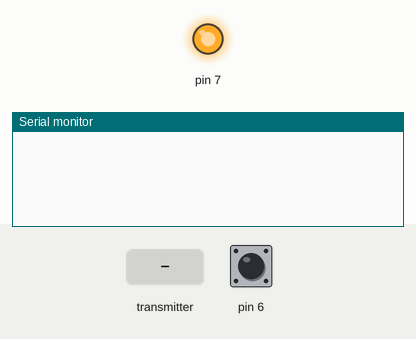
Simulated run of this sketch. Board: Arduino Uno, built with avr-gcc and run on an emulated ATmega328P. On the bench: output pins drawn as LEDs (lit = HIGH), the last lines printed to the serial monitor. The inputs (shaded band) are chosen by the test bench; at power-on: pin 6 LOW. No radio packets arrive unless stated.

Above: at 1.2 s.
1.3 s: the transmitter starts sending data = 0
At 2.0 s:
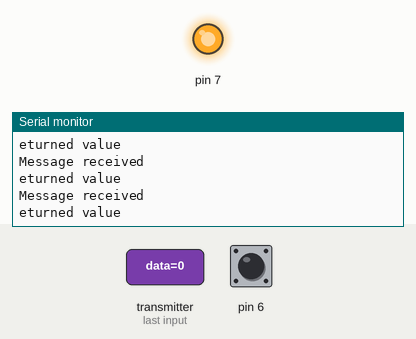
2.8 s: pin 6 driven HIGH
At 3.6 s:
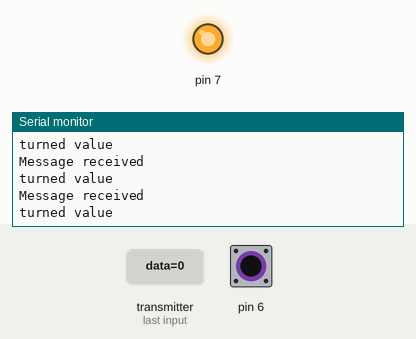
4.3 s: the transmitter starts sending data = 256
At 4.37 s:
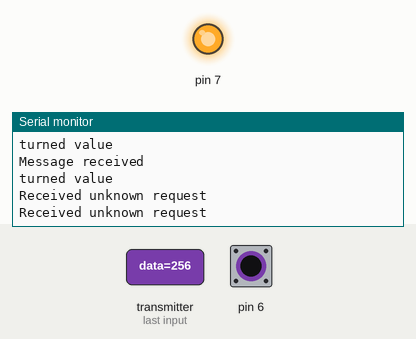

Measured:
- after the input at 1.3 s, the serial monitor: prints a new line at once (image 1)
- after the input at 2.8 s, the serial monitor: prints a new line at once (image 2)
- after the input at 4.3 s, the serial monitor: prints a new line at once (image 3)

The sketch:

nrf24_test.ino.ino
```cpp
#include <SPI.h>
#include <RF24_config.h>
#include <RF24.h>
#include <printf.h>
//#include <nRF24L01.h>

RF24 radio(9, 10);

//const byte address[6] = [;


void setup() {
  radio.begin();
  radio.setPALevel(RF24_PA_MIN);
  //radio.setChannel(0x76);
  radio.openWritingPipe(0xF0F0F0F0E1LL);
  radio.openReadingPipe(1, 0xF0F0F0F0E1LL);
  //radio.enableDynamicPayloads();
  //radio.powerUp();
  //radio.stopListening(); // Set as transmitter
  radio.startListening(); // Set as receiver

  Serial.begin(9600);

  pinMode(7, OUTPUT);
  pinMode(6, INPUT);
  digitalWrite(7, HIGH);
}

void loop() {
  radio.startListening();
  if (radio.available()) {
    unsigned long data;
    radio.read(&data, sizeof(data));
    Serial.println("Message received " + data);

    radio.stopListening();

    if (data == 0) {
      unsigned long return_data = 1;
      if (digitalRead(6) == HIGH) {
        return_data = 2;
      }
      radio.write(&return_data, sizeof(return_data));
      Serial.println("Returned value " + return_data);
    } else {
      Serial.println("Received unknown request");
    }
  }
}


/*

// 18 Mar 2018 - simple program to verify connection between Arduino
//      and nRF24L01+
//  This program does NOT attempt any communication with another nRF24

#include <SPI.h>
#include <nRF24L01.h>
#include <RF24.h>

#include <printf.h>

#define CE_PIN   9
#define CSN_PIN 10

const byte thisSlaveAddress[5] = {'R','x','A','A','A'};

RF24 radio(CE_PIN, CSN_PIN);

char dataReceived[10]; // this must match dataToSend in the TX
bool newData = false;


void setup() {
    Serial.begin(9600);
    printf_begin();

    Serial.println("CheckConnection Starting");
    Serial.println();
    Serial.println("FIRST WITH THE DEFAULT ADDRESSES after power on");
    Serial.println("  Note that RF24 does NOT reset when Arduino resets - only when power is removed");
    Serial.println("  If the numbers are mostly 0x00 or 0xff it means that the Arduino is not");
    Serial.println("     communicating with the nRF24");
    Serial.println();
    radio.begin();
    radio.printDetails();
    Serial.println();
    Serial.println();
    Serial.println("AND NOW WITH ADDRESS AAAxR  0x41 41 41 78 52   ON P1");
    Serial.println(" and 250KBPS data rate");
    Serial.println();
    radio.openReadingPipe(1, thisSlaveAddress);
    radio.setDataRate( RF24_250KBPS );
    radio.printDetails();
    Serial.println();
    Serial.println();
}


void loop() {

}
*/
```
